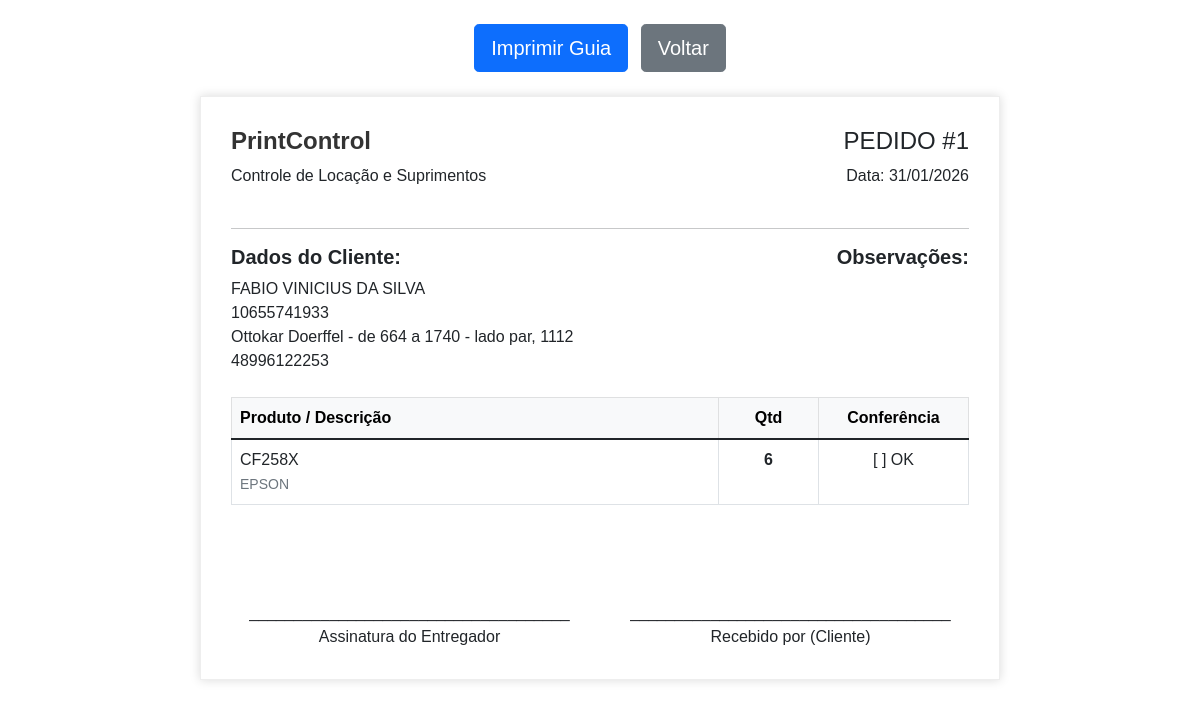
The page /imprimir_pedido/1 on the database its author committed.
### app.py (models this page shows)
class PedidoSaida(db.Model):
    id = db.Column(db.Integer, primary_key=True)
    numero_pedido = db.Column(db.Integer, unique=True)
    cliente_id = db.Column(db.Integer, db.ForeignKey('cliente.id'), nullable=False)
    data = db.Column(db.DateTime, default=datetime.now)
    impressora = db.Column(db.String(100))
    observacao = db.Column(db.String(200))
    status = db.Column(db.String(20), default='Ativo')
    justificativa_cancelamento = db.Column(db.String(255))
    cliente = db.relationship('Cliente', backref='pedidos')
    itens = db.relationship('ItemPedido', backref='pedido', cascade="all, delete-orphan")

class Cliente(db.Model):
    id = db.Column(db.Integer, primary_key=True)
    nome = db.Column(db.String(100), nullable=False)
    tipo_pessoa = db.Column(db.String(20))
    documento = db.Column(db.String(20))
    endereco = db.Column(db.String(200))
    telefone = db.Column(db.String(20))
    email = db.Column(db.String(100))
    data_fechamento = db.Column(db.Integer)
    observacao = db.Column(db.Text)

class ItemPedido(db.Model):
    id = db.Column(db.Integer, primary_key=True)
    pedido_id = db.Column(db.Integer, db.ForeignKey('pedido_saida.id'), nullable=False)
    produto_id = db.Column(db.Integer, db.ForeignKey('produto.id'), nullable=False)
    quantidade = db.Column(db.Integer, nullable=False)
    produto = db.relationship('Produto')

class Produto(db.Model):
    id = db.Column(db.Integer, primary_key=True)
    nome = db.Column(db.String(100), nullable=False)
    categoria = db.Column(db.String(50))
    marca = db.Column(db.String(50))
    compatibilidade = db.Column(db.String(150))
    quantidade = db.Column(db.Integer, default=0)
    minimo = db.Column(db.Integer, default=5)
    valor_pago = db.Column(db.Float, default=0.0)
    valor_venda = db.Column(db.Float, default=0.0)
    observacao = db.Column(db.String(200))
    ativo = db.Column(db.Boolean, default=True)

### app.py (the view)
@app.route('/imprimir_pedido/<int:id>')
def imprimir_pedido(id):
    p = PedidoSaida.query.get_or_404(id)
    return render_template('imprimir_pedido.html', pedido=p)

### app.py (called while the page is built)
@app.context_processor
def utility_processor():
    try:
        config = Configuracao.query.first()
        if not config:
            config = Configuracao()
            db.session.add(config)
            db.session.commit()
        return dict(hoje=datetime.now(), config=config)
    except: return dict(hoje=datetime.now(), config=None)

### templates/imprimir_pedido.html (shortened to what this page needs)
<!DOCTYPE html>
<html lang="pt-br">
<head>
    <link href="https://cdn.jsdelivr.net/npm/bootstrap@5.1.3/dist/css/bootstrap.min.css" rel="stylesheet">
</head>
<body>
    <div class="container mt-4">
        <div class="no-print mb-4 text-center">
            <button onclick="window.print()" class="btn btn-primary btn-lg"> Imprimir Guia</button>
            <a href="{{ url_for('saida_locacao') }}" class="btn btn-secondary btn-lg ms-2">Voltar</a>
        </div>
        <div class="invoice-box">
            <div class="row mb-4">
                <div class="col-8">
                    <h2 class="header-title">PrintControl</h2>
                    <p>Controle de Locação e Suprimentos</p>
                </div>
                <div class="col-4 text-end">
                    <h4>PEDIDO #{{ pedido.numero_pedido }}</h4>
                    <p>Data: {{ pedido.data.strftime('%d/%m/%Y') }}</p>
                </div>
            </div>
            <hr>
            <div class="row mb-4">
                <div class="col-6">
                    <h5 class="fw-bold">Dados do Cliente:</h5>
                    <div>{{ pedido.cliente.nome }}</div>
                    <div>{{ pedido.cliente.documento }}</div>
                    <div>{{ pedido.cliente.endereco }}</div>
                    <div>{{ pedido.cliente.telefone }}</div>
                </div>
                <div class="col-6 text-end">
                    <h5 class="fw-bold">Observações:</h5>
                </div>
            </div>
            <table class="table table-bordered">
                <thead class="table-light">
                    <tr>
                        <th>Produto / Descrição</th>
                        <th class="text-center" width="100">Qtd</th>
                        <th class="text-center" width="150">Conferência</th>
                    </tr>
                </thead>
                <tbody>
                    {% for item in pedido.itens %}
                    <tr>
                        <td>{{ item.produto.nome }}<br><small class="text-muted">{{ item.produto.marca }}</small></td>
                        <td class="text-center fw-bold">{{ item.quantidade }}</td>
                        <td class="text-center">[ ] OK</td>
                    </tr>
                    {% endfor %}
                </tbody>
            </table>
            <div class="row mt-5 pt-5">
                <div class="col-6 text-center">
                    ____________________________________<br>
                    Assinatura do Entregador
                </div>
                <div class="col-6 text-center">
                    ____________________________________<br>
                    Recebido por (Cliente)
                </div>
            </div>
        </div>
    </div>
</body>
</html>

### templates/imprimir_pedido.html (style rules this page uses)
body { font-family: sans-serif; background: #fff; }
.invoice-box { max-width: 800px; margin: auto; padding: 30px; border: 1px solid #eee; box-shadow: 0 0 10px rgba(0, 0, 0, 0.15); }
.header-title { font-size: 24px; font-weight: bold; color: #333; }

### rows shown on the page
PedidoSaida: numero_pedido "1", data "31/01/2026"
Cliente: cliente.nome "FABIO VINICIUS DA SILVA", cliente.documento "10655741933", cliente.endereco "Ottokar Doerffel - de 664 a 1740 - lado par, 1112", cliente.telefone "48996122253"
ItemPedido: produto.nome "CF258X", produto.marca "EPSON", quantidade "6"
